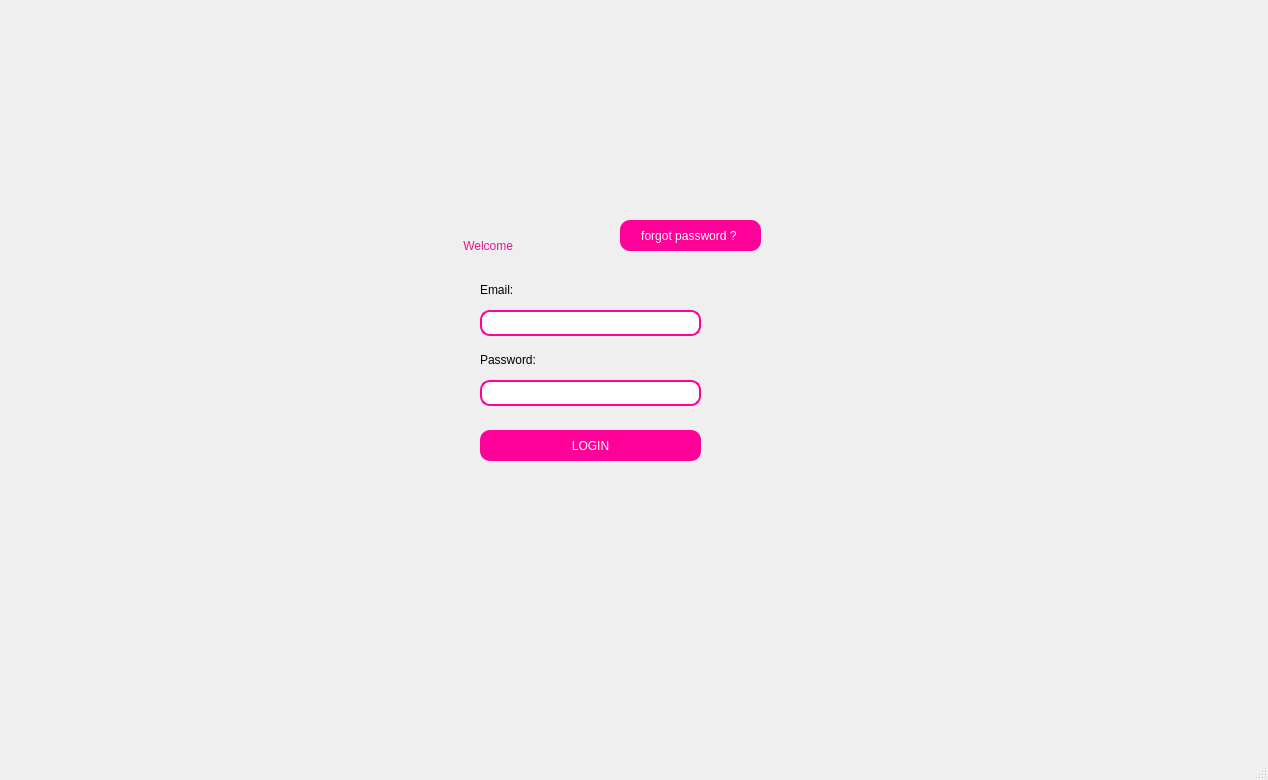
<?xml version="1.0" encoding="UTF-8"?>
<ui version="4.0">
 <class>login</class>
 <widget class="QMainWindow" name="login">
  <property name="geometry">
   <rect>
    <x>0</x>
    <y>0</y>
    <width>1268</width>
    <height>780</height>
   </rect>
  </property>
  <property name="windowTitle">
   <string>MainWindow</string>
  </property>
  <widget class="QWidget" name="centralwidget">
   <widget class="QStackedWidget" name="stackedWidget">
    <property name="geometry">
     <rect>
      <x>-10</x>
      <y>0</y>
      <width>1261</width>
      <height>731</height>
     </rect>
    </property>
    <property name="currentIndex">
     <number>0</number>
    </property>
    <widget class="QWidget" name="page">
     <widget class="QPushButton" name="pushButton_login">
      <property name="geometry">
       <rect>
        <x>490</x>
        <y>430</y>
        <width>221</width>
        <height>31</height>
       </rect>
      </property>
      <property name="styleSheet">
       <string notr="true">QPushButton {
	background-color: rgb(255, 0, 153);
    color: white; /* Texte blanc */
    border: none;
    border-radius: 10px; /* Coins arrondis */
    padding: 8px;
}</string>
      </property>
      <property name="text">
       <string>LOGIN</string>
      </property>
     </widget>
     <widget class="QLabel" name="label">
      <property name="geometry">
       <rect>
        <x>-30</x>
        <y>0</y>
        <width>1301</width>
        <height>721</height>
       </rect>
      </property>
      <property name="text">
       <string/>
      </property>
      <property name="pixmap">
       <pixmap>../../Downloads/back.jpg</pixmap>
      </property>
      <property name="scaledContents">
       <bool>true</bool>
      </property>
     </widget>
     <widget class="QLineEdit" name="lineEdit_email">
      <property name="geometry">
       <rect>
        <x>490</x>
        <y>310</y>
        <width>221</width>
        <height>26</height>
       </rect>
      </property>
      <property name="styleSheet">
       <string notr="true">QLineEdit {
    border: 2px solid rgb(255, 0, 153); /* Bordure rose */
    border-radius: 10px; /* Coins arrondis */
    padding: 2px;
}</string>
      </property>
     </widget>
     <widget class="QLabel" name="label_5">
      <property name="geometry">
       <rect>
        <x>380</x>
        <y>140</y>
        <width>491</width>
        <height>461</height>
       </rect>
      </property>
      <property name="styleSheet">
       <string notr="true">QString imagePath1 = &quot;file:///C:/Users/the cast/Downloads/cnx.png&quot;;</string>
      </property>
      <property name="text">
       <string/>
      </property>
      <property name="pixmap">
       <pixmap>../../Downloads/cnx.png</pixmap>
      </property>
      <property name="scaledContents">
       <bool>true</bool>
      </property>
     </widget>
     <widget class="QLabel" name="label_2">
      <property name="geometry">
       <rect>
        <x>450</x>
        <y>10</y>
        <width>301</width>
        <height>281</height>
       </rect>
      </property>
      <property name="styleSheet">
       <string notr="true">QString imagePath2 = &quot;file:///C:/Users/the cast/Downloads/logo.png&quot;;</string>
      </property>
      <property name="text">
       <string/>
      </property>
      <property name="pixmap">
       <pixmap>../../Downloads/logo.png</pixmap>
      </property>
      <property name="scaledContents">
       <bool>true</bool>
      </property>
     </widget>
     <widget class="QLineEdit" name="lineEdit_password">
      <property name="geometry">
       <rect>
        <x>490</x>
        <y>380</y>
        <width>221</width>
        <height>26</height>
       </rect>
      </property>
      <property name="styleSheet">
       <string notr="true">QLineEdit {
    border: 2px solid rgb(255, 0, 153); /* Bordure rose */
    border-radius: 10px; /* Coins arrondis */
    padding: 2px;
}</string>
      </property>
     </widget>
     <widget class="QLabel" name="label_8">
      <property name="geometry">
       <rect>
        <x>450</x>
        <y>220</y>
        <width>201</width>
        <height>51</height>
       </rect>
      </property>
      <property name="styleSheet">
       <string notr="true">color: rgb(230, 23, 147);
font: 15pt &quot;Titillium Web&quot;;
border-radius: 10px; /* Coins arrondis */</string>
      </property>
      <property name="text">
       <string>       Welcome</string>
      </property>
     </widget>
     <widget class="QLabel" name="label_11">
      <property name="geometry">
       <rect>
        <x>490</x>
        <y>350</y>
        <width>191</width>
        <height>20</height>
       </rect>
      </property>
      <property name="styleSheet">
       <string notr="true">color: rgb(0, 0, 0);
font: 9pt &quot;Yu Gothic&quot;;
</string>
      </property>
      <property name="text">
       <string>Password:</string>
      </property>
     </widget>
     <widget class="QLabel" name="label_7">
      <property name="geometry">
       <rect>
        <x>490</x>
        <y>280</y>
        <width>191</width>
        <height>20</height>
       </rect>
      </property>
      <property name="styleSheet">
       <string notr="true">color: rgb(0, 0, 0);
font: 9pt &quot;Yu Gothic&quot;;
</string>
      </property>
      <property name="text">
       <string>Email:</string>
      </property>
     </widget>
     <widget class="QPushButton" name="forgot_password">
      <property name="geometry">
       <rect>
        <x>630</x>
        <y>220</y>
        <width>141</width>
        <height>31</height>
       </rect>
      </property>
      <property name="styleSheet">
       <string notr="true">QPushButton {
	background-color: rgb(255, 0, 153);
    color: white; /* Texte blanc */
    border: none;
    border-radius: 10px; /* Coins arrondis */
    padding: 8px;
}</string>
      </property>
      <property name="text">
       <string>forgot password ? </string>
      </property>
     </widget>
     <zorder>label</zorder>
     <zorder>label_5</zorder>
     <zorder>label_2</zorder>
     <zorder>lineEdit_password</zorder>
     <zorder>label_8</zorder>
     <zorder>label_11</zorder>
     <zorder>label_7</zorder>
     <zorder>lineEdit_email</zorder>
     <zorder>pushButton_login</zorder>
     <zorder>forgot_password</zorder>
    </widget>
    <widget class="QWidget" name="page_2">
     <widget class="QLabel" name="label_12">
      <property name="geometry">
       <rect>
        <x>500</x>
        <y>430</y>
        <width>191</width>
        <height>20</height>
       </rect>
      </property>
      <property name="styleSheet">
       <string notr="true">color: rgb(0, 0, 0);
font: 9pt &quot;Yu Gothic&quot;;
</string>
      </property>
      <property name="text">
       <string>Answer</string>
      </property>
     </widget>
     <widget class="QLabel" name="label_3">
      <property name="geometry">
       <rect>
        <x>450</x>
        <y>10</y>
        <width>301</width>
        <height>281</height>
       </rect>
      </property>
      <property name="styleSheet">
       <string notr="true">QString imagePath2 = &quot;file:///C:/Users/the cast/Downloads/logo.png&quot;;</string>
      </property>
      <property name="text">
       <string/>
      </property>
      <property name="pixmap">
       <pixmap>../../Downloads/logo.png</pixmap>
      </property>
      <property name="scaledContents">
       <bool>true</bool>
      </property>
     </widget>
     <widget class="QLabel" name="label_4">
      <property name="geometry">
       <rect>
        <x>-30</x>
        <y>0</y>
        <width>1301</width>
        <height>721</height>
       </rect>
      </property>
      <property name="text">
       <string/>
      </property>
      <property name="pixmap">
       <pixmap>../../Downloads/back.jpg</pixmap>
      </property>
      <property name="scaledContents">
       <bool>true</bool>
      </property>
     </widget>
     <widget class="QPushButton" name="pushButton_confirm">
      <property name="geometry">
       <rect>
        <x>500</x>
        <y>510</y>
        <width>221</width>
        <height>31</height>
       </rect>
      </property>
      <property name="styleSheet">
       <string notr="true">QPushButton {
	background-color: rgb(255, 0, 153);
    color: white; /* Texte blanc */
    border: none;
    border-radius: 10px; /* Coins arrondis */
    padding: 8px;
}</string>
      </property>
      <property name="text">
       <string>CONFIRM</string>
      </property>
     </widget>
     <widget class="QLineEdit" name="lineEdit_answer">
      <property name="geometry">
       <rect>
        <x>500</x>
        <y>460</y>
        <width>221</width>
        <height>26</height>
       </rect>
      </property>
      <property name="styleSheet">
       <string notr="true">QLineEdit {
    border: 2px solid rgb(255, 0, 153); /* Bordure rose */
    border-radius: 10px; /* Coins arrondis */
    padding: 2px;
}</string>
      </property>
     </widget>
     <widget class="QLabel" name="label_9">
      <property name="geometry">
       <rect>
        <x>500</x>
        <y>350</y>
        <width>191</width>
        <height>20</height>
       </rect>
      </property>
      <property name="styleSheet">
       <string notr="true">color: rgb(0, 0, 0);
font: 9pt &quot;Yu Gothic&quot;;
</string>
      </property>
      <property name="text">
       <string>Question:</string>
      </property>
     </widget>
     <widget class="QLabel" name="label_6">
      <property name="geometry">
       <rect>
        <x>380</x>
        <y>140</y>
        <width>491</width>
        <height>541</height>
       </rect>
      </property>
      <property name="styleSheet">
       <string notr="true">QString imagePath1 = &quot;file:///C:/Users/the cast/Downloads/cnx.png&quot;;</string>
      </property>
      <property name="text">
       <string/>
      </property>
      <property name="pixmap">
       <pixmap>../../Downloads/cnx.png</pixmap>
      </property>
      <property name="scaledContents">
       <bool>true</bool>
      </property>
     </widget>
     <widget class="QLabel" name="label_10">
      <property name="geometry">
       <rect>
        <x>510</x>
        <y>220</y>
        <width>201</width>
        <height>51</height>
       </rect>
      </property>
      <property name="styleSheet">
       <string notr="true">color: rgb(230, 23, 147);
font: 15pt &quot;Titillium Web&quot;;
border-radius: 10px; /* Coins arrondis */</string>
      </property>
      <property name="text">
       <string>Forgot Password</string>
      </property>
     </widget>
     <widget class="QComboBox" name="comboBox_question">
      <property name="geometry">
       <rect>
        <x>480</x>
        <y>380</y>
        <width>291</width>
        <height>31</height>
       </rect>
      </property>
      <property name="styleSheet">
       <string notr="true">background-color: rgb(255, 202, 213);
    border: 2px solid #EF8EBA; /* Bordure rose */
    border-radius: 10px; /* Coins arrondis */
    padding: 2px;</string>
      </property>
      <item>
       <property name="text">
        <string>Quelle est votre date de naissance ?</string>
       </property>
      </item>
      <item>
       <property name="text">
        <string>Quel est le titre de votre certification professionnelle la plus récente ?</string>
       </property>
      </item>
      <item>
       <property name="text">
        <string>Quel est le nom de votre superviseur professionnel dans notre entreprise ?</string>
       </property>
      </item>
      <item>
       <property name="text">
        <string>Quelle est la date à laquelle vous avez rejoint notre entreprise ?</string>
       </property>
      </item>
      <item>
       <property name="text">
        <string>Quelle est la spécialisation de votre premier diplôme ?</string>
       </property>
      </item>
     </widget>
     <widget class="QLabel" name="label_19">
      <property name="geometry">
       <rect>
        <x>500</x>
        <y>280</y>
        <width>191</width>
        <height>20</height>
       </rect>
      </property>
      <property name="styleSheet">
       <string notr="true">color: rgb(0, 0, 0);
font: 9pt &quot;Yu Gothic&quot;;
</string>
      </property>
      <property name="text">
       <string>Email:</string>
      </property>
     </widget>
     <widget class="QLineEdit" name="lineEdit_email_forgot">
      <property name="geometry">
       <rect>
        <x>500</x>
        <y>310</y>
        <width>221</width>
        <height>26</height>
       </rect>
      </property>
      <property name="styleSheet">
       <string notr="true">QLineEdit {
    border: 2px solid rgb(255, 0, 153); /* Bordure rose */
    border-radius: 10px; /* Coins arrondis */
    padding: 2px;
}</string>
      </property>
     </widget>
     <zorder>label_4</zorder>
     <zorder>label_6</zorder>
     <zorder>label_12</zorder>
     <zorder>label_3</zorder>
     <zorder>pushButton_confirm</zorder>
     <zorder>lineEdit_answer</zorder>
     <zorder>label_9</zorder>
     <zorder>label_10</zorder>
     <zorder>comboBox_question</zorder>
     <zorder>label_19</zorder>
     <zorder>lineEdit_email_forgot</zorder>
    </widget>
    <widget class="QWidget" name="page_3">
     <widget class="QLabel" name="label_13">
      <property name="geometry">
       <rect>
        <x>-30</x>
        <y>0</y>
        <width>1301</width>
        <height>721</height>
       </rect>
      </property>
      <property name="text">
       <string/>
      </property>
      <property name="pixmap">
       <pixmap>../../Downloads/back.jpg</pixmap>
      </property>
      <property name="scaledContents">
       <bool>true</bool>
      </property>
     </widget>
     <widget class="QLabel" name="label_14">
      <property name="geometry">
       <rect>
        <x>450</x>
        <y>10</y>
        <width>301</width>
        <height>281</height>
       </rect>
      </property>
      <property name="styleSheet">
       <string notr="true">QString imagePath2 = &quot;file:///C:/Users/the cast/Downloads/logo.png&quot;;</string>
      </property>
      <property name="text">
       <string/>
      </property>
      <property name="pixmap">
       <pixmap>../../Downloads/logo.png</pixmap>
      </property>
      <property name="scaledContents">
       <bool>true</bool>
      </property>
     </widget>
     <widget class="QLabel" name="label_15">
      <property name="geometry">
       <rect>
        <x>380</x>
        <y>140</y>
        <width>491</width>
        <height>461</height>
       </rect>
      </property>
      <property name="styleSheet">
       <string notr="true">QString imagePath1 = &quot;file:///C:/Users/the cast/Downloads/cnx.png&quot;;</string>
      </property>
      <property name="text">
       <string/>
      </property>
      <property name="pixmap">
       <pixmap>../../Downloads/cnx.png</pixmap>
      </property>
      <property name="scaledContents">
       <bool>true</bool>
      </property>
     </widget>
     <widget class="QLabel" name="label_16">
      <property name="geometry">
       <rect>
        <x>510</x>
        <y>220</y>
        <width>201</width>
        <height>51</height>
       </rect>
      </property>
      <property name="styleSheet">
       <string notr="true">color: rgb(230, 23, 147);
font: 15pt &quot;Titillium Web&quot;;
border-radius: 10px; /* Coins arrondis */</string>
      </property>
      <property name="text">
       <string>Forgot Password</string>
      </property>
     </widget>
     <widget class="QLineEdit" name="lineEdit_repeat_password">
      <property name="geometry">
       <rect>
        <x>490</x>
        <y>380</y>
        <width>221</width>
        <height>26</height>
       </rect>
      </property>
      <property name="styleSheet">
       <string notr="true">QLineEdit {
    border: 2px solid rgb(255, 0, 153); /* Bordure rose */
    border-radius: 10px; /* Coins arrondis */
    padding: 2px;
}</string>
      </property>
     </widget>
     <widget class="QLabel" name="label_17">
      <property name="geometry">
       <rect>
        <x>490</x>
        <y>350</y>
        <width>191</width>
        <height>20</height>
       </rect>
      </property>
      <property name="styleSheet">
       <string notr="true">color: rgb(0, 0, 0);
font: 9pt &quot;Yu Gothic&quot;;
</string>
      </property>
      <property name="text">
       <string>Repeat password</string>
      </property>
     </widget>
     <widget class="QLabel" name="label_18">
      <property name="geometry">
       <rect>
        <x>490</x>
        <y>280</y>
        <width>191</width>
        <height>20</height>
       </rect>
      </property>
      <property name="styleSheet">
       <string notr="true">color: rgb(0, 0, 0);
font: 9pt &quot;Yu Gothic&quot;;
</string>
      </property>
      <property name="text">
       <string>Enter New Password</string>
      </property>
     </widget>
     <widget class="QPushButton" name="pushButton_change_password">
      <property name="geometry">
       <rect>
        <x>490</x>
        <y>430</y>
        <width>221</width>
        <height>31</height>
       </rect>
      </property>
      <property name="styleSheet">
       <string notr="true">QPushButton {
	background-color: rgb(255, 0, 153);
    color: white; /* Texte blanc */
    border: none;
    border-radius: 10px; /* Coins arrondis */
    padding: 8px;
}</string>
      </property>
      <property name="text">
       <string>Change Password</string>
      </property>
     </widget>
     <widget class="QLineEdit" name="lineEdit_new_password">
      <property name="geometry">
       <rect>
        <x>490</x>
        <y>310</y>
        <width>221</width>
        <height>26</height>
       </rect>
      </property>
      <property name="styleSheet">
       <string notr="true">QLineEdit {
    border: 2px solid rgb(255, 0, 153); /* Bordure rose */
    border-radius: 10px; /* Coins arrondis */
    padding: 2px;
}</string>
      </property>
     </widget>
    </widget>
   </widget>
  </widget>
  <widget class="QMenuBar" name="menubar">
   <property name="geometry">
    <rect>
     <x>0</x>
     <y>0</y>
     <width>1268</width>
     <height>26</height>
    </rect>
   </property>
  </widget>
  <widget class="QStatusBar" name="statusbar"/>
 </widget>
 <resources/>
 <connections/>
</ui>
